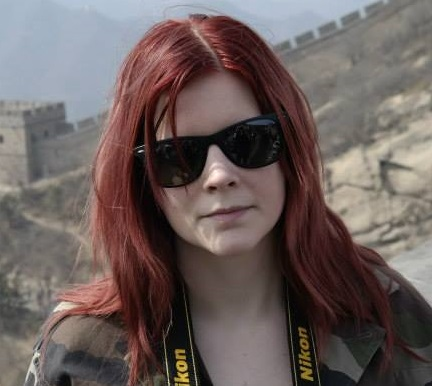
%> input picture Bildtransform/linda1.jpg, 432 x 386 px
$ octave Test1.m   (GNU Octave 9; MATLAB toolbox functions it lacks are replaced by stand-ins)
%> lines starting %> are read from the running program, lines starting %| are printed output that depends on the picture
### Bildtransform/blendMode.m
function imResult = blendMode(A, B, mode, offsetW, offsetH)
%% Implement the blending of two images
%
% Input:
%   A           -   first image
%   B           -   second image
%   mode        -   Several blending modes are aviable:
%       Normal
%       Lighten
%       Darken
%       Multiply
%       Divide
%       Average
%       Add
%       Subtract
%       Difference
%       Negation
%       Screen
%       Exclusion
%       Overlay
%       SoftLight
%       HardLight
%       ColorDodge
%       ColorBurn
%       LinearDodge
%       LinearBurn
%       LinearLight
%       VividLight
%       PinLight
%       HardMix
%       Reflect
%       Glow
%       Phoenix
%
%   offsetW     -   move picture B horizontally in respect to the top-left
%                   corner of picture A. Default value = 1.
%   offsetH     -   move picture B vertically in respect to the top-left
%                   corner of picture A. Default value = 1.
%
% Output:
%   imResult    -   Result of the blending
%

%% Check input
if nargin < 2
    error('Need at least two inputs');
end

if nargin < 3
    mode = 'normal';
end

if nargin < 4
    offsetW = 1;
    offsetH = 1;
end

if nargin < 5
    offsetH = 0;
end

%% Implementation

% convert to double, easier implementation
if (strcmp(class(A), 'uint8'))
    A = im2double(A);
end
if (strcmp(class(B), 'uint8'))
    B = im2double(B);
end

switch (lower(mode))
    case {'normal'}
        imResult = blendMode_Normal(A, B, offsetW, offsetH);
    case {'lighten'}
        imResult = blendMode_Lighten(A, B, offsetW, offsetH);
    case {'darken'}
        imResult = blendMode_Darken(A, B, offsetW, offsetH);
    case {'multiply'}
        imResult = blendMode_Multiply(A, B, offsetW, offsetH);
    case {'divide'}
        imResult = blendMode_Divide(A, B, offsetW, offsetH);
    case {'average'}
        imResult = blendMode_Average(A, B, offsetW, offsetH);
    case {'add'}
        imResult = blendMode_Add(A, B, offsetW, offsetH);
	case {'subtract'}
        imResult = blendMode_Subtract(A, B, offsetW, offsetH);
    case {'difference'}
        imResult = blendMode_Difference(A, B, offsetW, offsetH);
    case {'negation'}
        imResult = blendMode_Negation(A, B, offsetW, offsetH);
    case {'screen'}
        imResult = blendMode_Screen(A, B, offsetW, offsetH);
    case {'exclusion'}
        imResult = blendMode_Exclusion(A, B, offsetW, offsetH);
    case {'overlay'}
        imResult = blendMode_Overlay(A, B, offsetW, offsetH);
    case {'softlight'}
        imResult = blendMode_SoftLight(A, B, offsetW, offsetH);
	case {'hardlight'}
        imResult = blendMode_HardLight(A, B, offsetW, offsetH);
    case {'colordodge'}
        imResult = blendMode_ColorDodge(A, B, offsetW, offsetH);
    case {'colorburn'}
        imResult = blendMode_ColorBurn(A, B, offsetW, offsetH);
    case {'lineardodge'}
        imResult = blendMode_LinearDodge(A, B, offsetW, offsetH);
    case {'linearburn'}
        imResult = blendMode_LinearBurn(A, B, offsetW, offsetH);
    case {'linearlight'}
        imResult = blendMode_LinearLight(A, B, offsetW, offsetH);
    case {'vividlight'}
        imResult = blendMode_VividLight(A, B, offsetW, offsetH);
	case {'pinlight'}
        imResult = blendMode_PinLight(A, B, offsetW, offsetH);
    case {'hardmix'}
        imResult = blendMode_HardMix(A, B, offsetW, offsetH);
    case {'reflect'}
        imResult = blendMode_Reflect(A, B, offsetW, offsetH);
    case {'glow'}
        imResult = blendMode_Glow(A, B, offsetW, offsetH);
    case {'phoenix'}
        imResult = blendMode_Phoenix(A, B, offsetW, offsetH);
end

end

### Bildtransform/blendMode_ColorDodge.m
function imResult = blendMode_ColorDodge(A, B, offsetW, offsetH)
%% ColorDodge blending mode: divides the bottom layer by the inverted top
%   layer. This lightens the bottom layer depending on the value of the top
%   layer: the brighter the top layer, the more its color affects the
%   bottom layer. Blending with white gives white. Blending with black does
%   not change the image.
%
% Input:
%       A       -       Base Image
%       B       -       Top Image
%   offsetW     -   move picture B horizontally in respect to the top-left
%                   corner of picture A. Default value = 1.
%   offsetH     -   move picture B vertically in respect to the top-left
%                   corner of picture A. Default value = 1.
%
% Output:
%       imResult    -   Result of the blending, having the same size of the
%                       Base Image A.
%

%% Check Input
a = size(A);
b = size(B);
blendMode_checkInput(nargin, a, b, func2str(@blendMode_ColorDodge));

if nargin < 3
    offsetW = 1;
    offsetH = 1;
end

if nargin < 4
    offsetH = 1;
end

%% Implementation
imResult = A;

if (((offsetW ~= 1) || (offsetH ~= 1)) || (sum(a == b) ~= length(a)))
    [A, B] = blendMode_ResizeImages(A, B, a, b, offsetW, offsetH);
end

ind = B == 1;
indCompl = abs(ind - 1);
tmp = min(1, A ./ (1 - B));
C = ind .* B + indCompl .* tmp;

if (((offsetW ~= 1) || (offsetH ~= 1)) || (sum(a == b) ~= length(a)))
    imResult = blendMode_CreateResult(imResult, C, offsetW, offsetH);
else
    imResult = C;
end

end

### Bildtransform/draw.m
function [rita,Z,N] = draw(X)


n = 1;
[sx, sy] = size(X);

% A4 210 x 297

kx = 200; % storlek sx 鋜 samma som orginal
ky = 280; % storlek sy 鋜 samma som orginal
Mx = scaling(X, kx, 1);
M = scaling(Mx, ky, 2);


max = kx*ky;

Z = cell(max,1);
A = 0;
h = 0;
g = 0;
temp = 0;
figure
axis([0 kx 0 ky])

minstsk = 1;

while A < 1
    [A,I] = min(M(:));
        [h,g] = ind2sub([kx,ky],I);
        h1 = bildram(h);
        g1 = bildram(g);
        for j = 1:3
            for k = 1:3
                if(h1 == h) && (g1 == g)

                else
                    temp = M(h1, g1);
                    skillnad = temp - A;
                    if(skillnad < minstsk)
                        minstsk = skillnad;
                        h2 = h1;
                        g2 = g1;
                    end

                end
                g1 = jamf(ky,g1);
            end
            g1 = bildram(g);
            h1 = jamf(kx, h1);
        end
        h1 = bildram(h);
        Z{n} = [h g h2 g2 M(I)];
        if(M(I) < 1)
            line([h h2],[g g2],[1 1],'LineStyle','-','LineWidth',0.2,'Color', [0 0 0 1-M(I)])
        end

    M(I) = 1;
    minstsk = 1;
    n = n+1;
end
N = n;
%C = X(I);

rita = M;

end

### Bildtransform/scaling.m
function ut = scaling( X, axl, v)

tump = 0;
counter = 0;
xxxx = 0;
yyyy = 1;
[sx sy] = size(X);
if(v == 1) %x
    M = zeros(axl,sy);
    tx = sx/axl;
    intx = ceil(tx) %3
    decix = intx-tx %0.5
    highx = sx-(ceil(sx*decix));
    highxcount = 1;
    for yy = 1:sy
        for xx = 1:axl
                if(highxcount < highx)
                    for xxx = 1:intx
                        xxxx = xxxx + 1;
                        tump = tump + X(xxxx,yy);

                        highxcount = highxcount + 1;
                        counter = counter + 1;
                    end
                else
                    for xxx = 1:intx-1
                        xxxx = xxxx + 1;
                        tump = tump + X(xxxx,yy);

                        highxcount = highxcount + 1;
                        counter = counter + 1;
                    end
                end
        value = tump/(counter);
        M(xx,yy) = value;
        counter = 0;

        tump = 0;
        end
    xxxx = 0;
    highxcount = 1;
    end
    ut = M;
else %y
    M = zeros(sx,axl);
    ty = sy/axl;
    inty = ceil(ty) %3
    deciy = inty-ty %0.5
    highy = sy-(ceil(sy*deciy));
    highycount = 1;
    for xx = 1:sx
        for yy = 1:axl
                if(highycount < highy)
                    for yyy = 1:inty
                        tump = tump + X(xx,yyyy);
                        yyyy = yyyy + 1;
                        highycount = highycount + 1;
                        counter = counter + 1;
                    end
                else
                    for yyy = 1:inty-1
                        tump = tump + X(xx,yyyy);
                        yyyy = yyyy + 1;
                        highycount = highycount + 1;
                        counter = counter + 1;
                    end
                end
        value = tump/(counter);
        M(xx,yy) = value;
        counter = 0;

        tump = 0;
        end
    yyyy = 1;
    highycount = 1;
    end
    ut = M;

end


end

### Bildtransform/bildram.m
function ut = bildram( in )

if(in == 1)
    ut = 1;
else
    ut = in-1;
end


end

### Bildtransform/blendMode_checkInput.m
function blendMode_checkInput(nargin, a, b, functionName)

%% Check input
if nargin < 2
    error(strcat(functionName, ':argChk'), 'Wrong number of input arguments.');
end

if ((length(a) ~= length(b)) || (a(end) ~= b(end)))
    error(strcat(functionName, ':argChk'), 'The number of dimensions of A must be equal to the number of dimension of B.');
end

% [8 lines of commented-out code are left out]

### Bildtransform/Test1.m
%1 Konvertera till gråskala
%2 Gör en kopia och unvertera färger
%3 Lägg på blur på kopian
%4 Color-dodge-merga de två bilderna

clear all
figure
RGB = imread('linda1.jpg');
%> RGB is the input picture: size 386x432x3 uint8; mean R, G, B 107.7, 95.2, 92.8
imshow(RGB)
figure
subplot(2,2,1)
SV = rgb2gray(RGB); %SV = svartvit
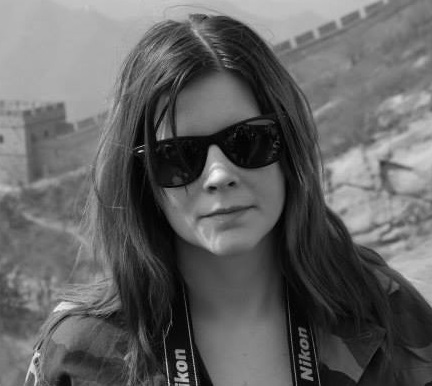
%> SV: size 386x432 uint8; min 0, max 249, mean 98.6
imshow(SV)
subplot(2,2,2)
SV1 = imcomplement(SV);
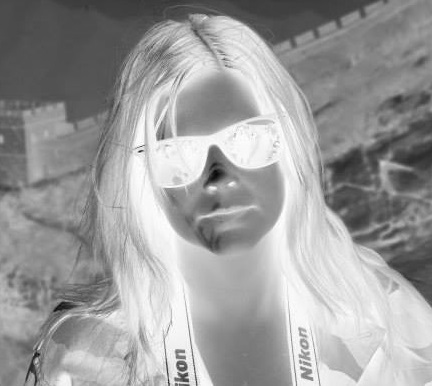
%> SV1: size 386x432 uint8; min 6, max 255, mean 156.4
imshow(SV1)
subplot(2,2,3)
B = imgaussfilt(SV1, 25);
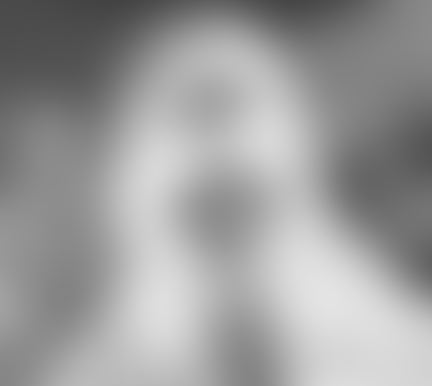
%> B: size 386x432 uint8; min 67, max 227, mean 155.9
imshow(B)
subplot(2,2,4)

mode = 'ColorDodge';

res = blendMode(B, SV, mode, 1, 1);
%> in blendMode_ColorDodge, `ind = B == 1;`: ind: size 386x432 logical; every value is 0
%> in blendMode_ColorDodge, `indCompl = abs(ind - 1);`: indCompl: size 386x432 double; every value is 1
%> in blendMode_ColorDodge, `tmp = min(1, A ./ (1 - B));`:
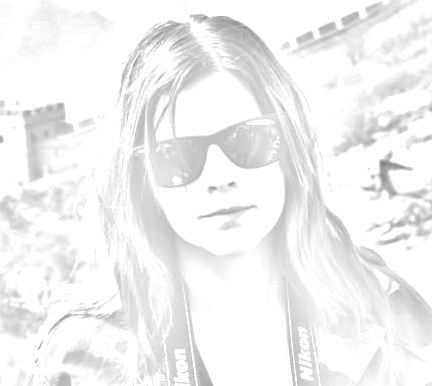
%> tmp: size 386x432 double; min 0.502, max 1, mean 0.947
imshow(res)

rescopy = res;
[vx, vy] = size(rescopy);
%> vx = 386; vy = 432

max = vx*vy;
%> max = 166752
[ritar,Z,N] = draw(rescopy);
%> after the loop in scaling, `for yy = 1:sy`:
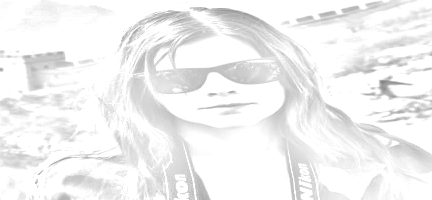
%> M: size 200x432 double; min 0.508, max 1, mean 0.947
%> call 2 of scaling, with axl = 280, v = 2
%> after the loop in scaling (call 2), `for xx = 1:sx`:
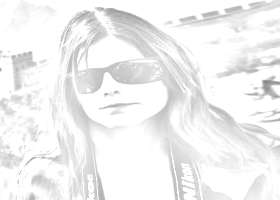
%> M: size 200x280 double; min 0.508, max 1, mean 0.946
%> the loop in draw, `while A < 1` made 7 passes
%> (A, I, h, g) on passes 1 to 7: (0.508, 53082, 82, 266), (0.515, 53282, 82, 267), (0.517, 53083, 83, 266), (0.526, 53482, 82, 268), (0.526, 53283, 83, 267), (0.535, 52882, 82, 265), (0.542, 53483, 83, 268)
%> the run ends on the next line

$ run again, with Bildtransform/linda.jpg copied over Bildtransform/linda1.jpg
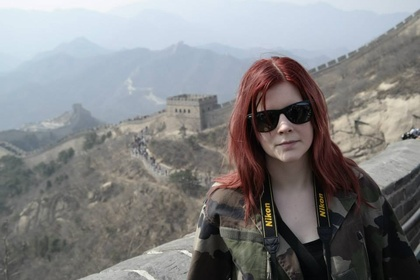
%> input picture Bildtransform/linda.jpg, 420 x 280 px, shrunk from 960 x 640 before the run
%> RGB is the input picture: size 280x420x3 uint8; mean R, G, B 130, 129.8, 130.8
%> ind: size 280x420 logical; every value is 0
%> indCompl: size 280x420 double; every value is 1
%> after the loop in scaling, `for yy = 1:sy`:
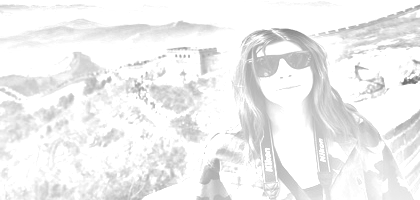
%> M: size 200x420 double; min 0.429, max 1, mean 0.941
%> after the loop in scaling (call 2), `for xx = 1:sx`:
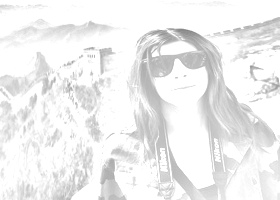
%> M: size 200x280 double; min 0.525, max 1, mean 0.938
%> the loop in draw, `while A < 1` made 7 passes
%> (A, I, h, g) on passes 1 to 7: (0.525, 37231, 31, 187), (0.526, 37431, 31, 188), (0.532, 38232, 32, 192), (0.535, 37031, 31, 186), (0.537, 36430, 30, 183), (0.537, 36431, 31, 183), (0.537, 36230, 30, 182)
